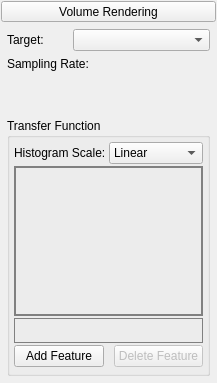
         <widget class="QWidget" name="vr_widget_" native="true">
          <layout class="QVBoxLayout" name="verticalLayout_18">
           <property name="spacing">
            <number>1</number>
           </property>
           <property name="margin">
            <number>1</number>
           </property>
           <item>
            <widget class="QWidget" name="vr_header_bkg_" native="true">
             <property name="sizePolicy">
              <sizepolicy hsizetype="Preferred" vsizetype="Fixed">
               <horstretch>0</horstretch>
               <verstretch>0</verstretch>
              </sizepolicy>
             </property>
             <layout class="QVBoxLayout" name="verticalLayout_20">
              <property name="spacing">
               <number>0</number>
              </property>
              <property name="margin">
               <number>0</number>
              </property>
              <item>
               <widget class="QWidget" name="vr_header_" native="true">
                <property name="minimumSize">
                 <size>
                  <width>215</width>
                  <height>21</height>
                 </size>
                </property>
                <property name="maximumSize">
                 <size>
                  <width>16777215</width>
                  <height>21</height>
                 </size>
                </property>
                <layout class="QHBoxLayout" name="horizontalLayout_3">
                 <property name="spacing">
                  <number>2</number>
                 </property>
                 <property name="margin">
                  <number>0</number>
                 </property>
                 <item>
                  <widget class="QPushButton" name="vr_open_button_">
                   <property name="minimumSize">
                    <size>
                     <width>21</width>
                     <height>21</height>
                    </size>
                   </property>
                   <property name="maximumSize">
                    <size>
                     <width>1000</width>
                     <height>21</height>
                    </size>
                   </property>
                   <property name="text">
                    <string>Volume Rendering</string>
                   </property>
                  </widget>
                 </item>
                </layout>
               </widget>
              </item>
             </layout>
            </widget>
           </item>
           <item>
            <widget class="QWidget" name="vr_content_" native="true">
             <layout class="QVBoxLayout" name="verticalLayout_21">
              <property name="spacing">
               <number>6</number>
              </property>
              <property name="margin">
               <number>6</number>
              </property>
              <item>
               <widget class="QWidget" name="widget_3" native="true">
                <property name="sizePolicy">
                 <sizepolicy hsizetype="Preferred" vsizetype="Fixed">
                  <horstretch>0</horstretch>
                  <verstretch>0</verstretch>
                 </sizepolicy>
                </property>
                <layout class="QHBoxLayout" name="horizontalLayout_4">
                 <property name="spacing">
                  <number>6</number>
                 </property>
                 <property name="margin">
                  <number>0</number>
                 </property>
                 <item>
                  <widget class="QLabel" name="label_27">
                   <property name="maximumSize">
                    <size>
                     <width>60</width>
                     <height>16777215</height>
                    </size>
                   </property>
                   <property name="text">
                    <string>Target:</string>
                   </property>
                  </widget>
                 </item>
                 <item>
                  <widget class="QComboBox" name="vr_target_"/>
                 </item>
                </layout>
               </widget>
              </item>
              <item>
               <widget class="QLabel" name="label_26">
                <property name="sizePolicy">
                 <sizepolicy hsizetype="Preferred" vsizetype="Fixed">
                  <horstretch>0</horstretch>
                  <verstretch>0</verstretch>
                 </sizepolicy>
                </property>
                <property name="text">
                 <string>Sampling Rate:</string>
                </property>
               </widget>
              </item>
              <item>
               <widget class="QtUtils::QtSliderDoubleCombo" name="vr_sample_rate_" native="true">
                <property name="sizePolicy">
                 <sizepolicy hsizetype="Preferred" vsizetype="Fixed">
                  <horstretch>0</horstretch>
                  <verstretch>0</verstretch>
                 </sizepolicy>
                </property>
                <property name="minimumSize">
                 <size>
                  <width>0</width>
                  <height>35</height>
                 </size>
                </property>
               </widget>
              </item>
              <item>
               <widget class="QGroupBox" name="groupBox">
                <property name="sizePolicy">
                 <sizepolicy hsizetype="Ignored" vsizetype="Preferred">
                  <horstretch>0</horstretch>
                  <verstretch>0</verstretch>
                 </sizepolicy>
                </property>
                <property name="title">
                 <string>Transfer Function</string>
                </property>
                <layout class="QVBoxLayout" name="verticalLayout_22">
                 <property name="spacing">
                  <number>2</number>
                 </property>
                 <property name="margin">
                  <number>4</number>
                 </property>
                 <item>
                  <layout class="QHBoxLayout" name="horizontalLayout_6">
                   <property name="spacing">
                    <number>2</number>
                   </property>
                   <property name="topMargin">
                    <number>0</number>
                   </property>
                   <item>
                    <widget class="QLabel" name="label_28">
                     <property name="text">
                      <string>Histogram Scale:</string>
                     </property>
                    </widget>
                   </item>
                   <item>
                    <widget class="QComboBox" name="histogram_scale_combobox_">
                     <item>
                      <property name="text">
                       <string>Linear</string>
                      </property>
                     </item>
                     <item>
                      <property name="text">
                       <string>Logarithmic</string>
                      </property>
                     </item>
                    </widget>
                   </item>
                  </layout>
                 </item>
                 <item>
                  <widget class="QWidget" name="widget_2" native="true">
                   <property name="sizePolicy">
                    <sizepolicy hsizetype="Preferred" vsizetype="Fixed">
                     <horstretch>0</horstretch>
                     <verstretch>0</verstretch>
                    </sizepolicy>
                   </property>
                   <property name="minimumSize">
                    <size>
                     <width>0</width>
                     <height>150</height>
                    </size>
                   </property>
                   <property name="maximumSize">
                    <size>
                     <width>16777215</width>
                     <height>150</height>
                    </size>
                   </property>
                   <property name="styleSheet">
                    <string notr="true">border: 1px solid gray</string>
                   </property>
                   <layout class="QVBoxLayout" name="verticalLayout_24">
                    <property name="spacing">
                     <number>0</number>
                    </property>
                    <property name="margin">
                     <number>1</number>
                    </property>
                    <item>
                     <widget class="QtUtils::QtHistogramGraph" name="histogram_" native="true">
                      <layout class="QVBoxLayout" name="verticalLayout_23">
                       <property name="spacing">
                        <number>0</number>
                       </property>
                       <property name="margin">
                        <number>0</number>
                       </property>
                       <item>
                        <widget class="QtUtils::QtTransferFunctionView" name="tf_view_">
                         <property name="sizePolicy">
                          <sizepolicy hsizetype="Ignored" vsizetype="Preferred">
                           <horstretch>0</horstretch>
                           <verstretch>0</verstretch>
                          </sizepolicy>
                         </property>
                         <property name="styleSheet">
                          <string notr="true">background: transparent;
border: 0px</string>
                         </property>
                         <property name="renderHints">
                          <set>QPainter::Antialiasing|QPainter::TextAntialiasing</set>
                         </property>
                        </widget>
                       </item>
                      </layout>
                     </widget>
                    </item>
                   </layout>
                  </widget>
                 </item>
                 <item>
                  <widget class="QWidget" name="widget" native="true">
                   <property name="sizePolicy">
                    <sizepolicy hsizetype="Preferred" vsizetype="Fixed">
                     <horstretch>0</horstretch>
                     <verstretch>0</verstretch>
                    </sizepolicy>
                   </property>
                   <property name="minimumSize">
                    <size>
                     <width>0</width>
                     <height>25</height>
                    </size>
                   </property>
                   <property name="styleSheet">
                    <string notr="true">border: 1px solid gray</string>
                   </property>
                   <layout class="QVBoxLayout" name="tf_preview_layout_">
                    <property name="spacing">
                     <number>0</number>
                    </property>
                    <property name="margin">
                     <number>1</number>
                    </property>
                   </layout>
                  </widget>
                 </item>
                 <item>
                  <layout class="QHBoxLayout" name="horizontalLayout_5">
                   <property name="spacing">
                    <number>10</number>
                   </property>
                   <property name="bottomMargin">
                    <number>0</number>
                   </property>
                   <item>
                    <widget class="QPushButton" name="add_feature_button_">
                     <property name="text">
                      <string>Add Feature</string>
                     </property>
                    </widget>
                   </item>
                   <item>
                    <widget class="QPushButton" name="delete_feature_button_">
                     <property name="enabled">
                      <bool>false</bool>
                     </property>
                     <property name="text">
                      <string>Delete Feature</string>
                     </property>
                    </widget>
                   </item>
                  </layout>
                 </item>
                 <item>
                  <layout class="QVBoxLayout" name="feature_control_layout_">
                   <property name="spacing">
                    <number>4</number>
                   </property>
                   <property name="topMargin">
                    <number>0</number>
                   </property>
                   <property name="bottomMargin">
                    <number>0</number>
                   </property>
                   <item>
                    <widget class="Seg3D::TransferFunctionFeatureWidget" name="dummy_widget_" native="true">
                     <property name="enabled">
                      <bool>false</bool>
                     </property>
                    </widget>
                   </item>
                  </layout>
                 </item>
                </layout>
               </widget>
              </item>
             </layout>
            </widget>
           </item>
          </layout>
         </widget>
